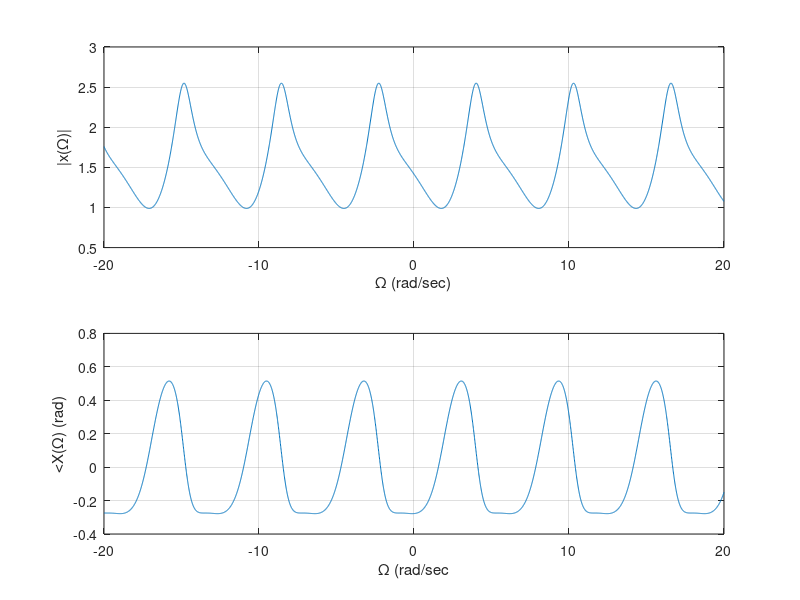

The MATLAB script that drew this image:
w = -20:.01:20;
X = .5*((1-.5*exp(-1i*(w+4))))+(1./(1-.5*exp(-1i*(w-4))));

subplot(2,1,1)
plot(w,abs(X))
grid
xlabel('\Omega (rad/sec)')
ylabel('|x(\Omega)|')

subplot(2,1,2)
plot(w,angle(X))
grid
xlabel('\Omega (rad/sec')
ylabel('<X(\Omega) (rad)')